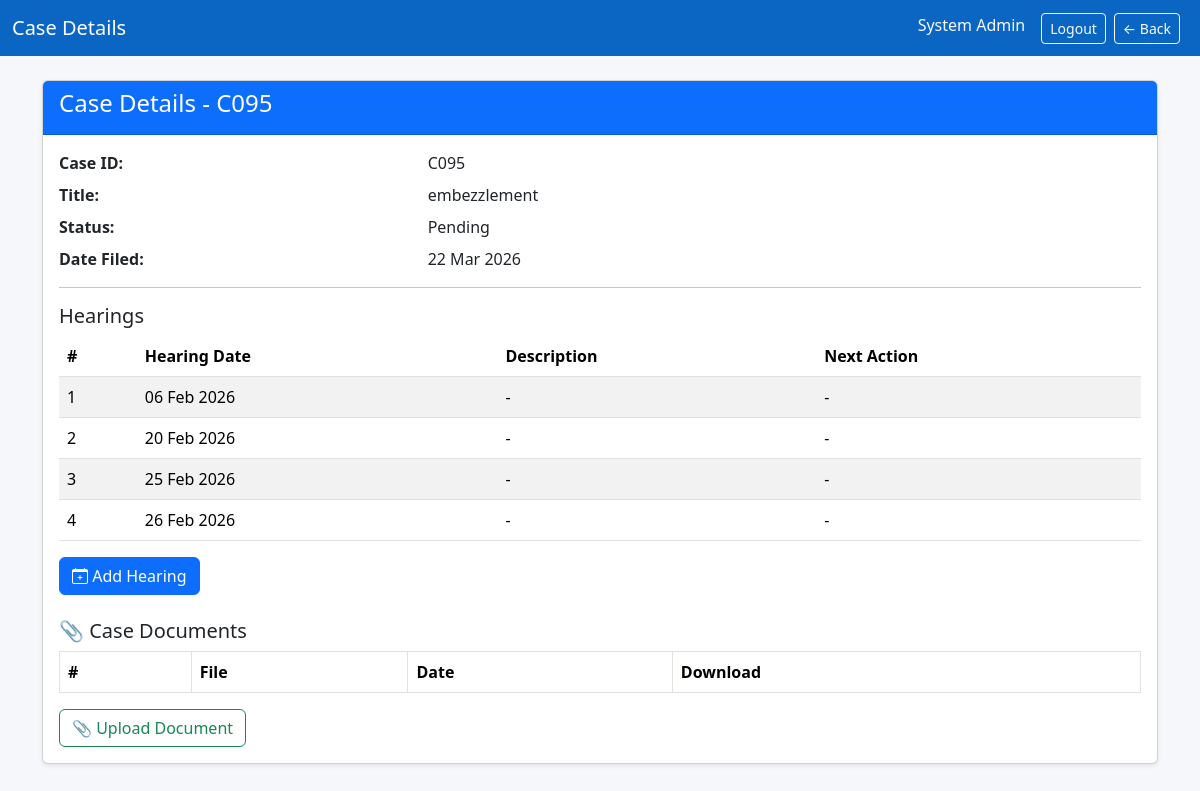
The page /view_case.php?case_id=C095 (signed in) on the database its author committed.
### tables this page shows
CREATE TABLE `cases` (
  `case_id` varchar(10) NOT NULL,
  `title` varchar(255) DEFAULT NULL,
  `date_filed` date DEFAULT NULL,
  `status` enum('Open','Pending','Closed') DEFAULT 'Open',
  `judge_id` int(11) DEFAULT NULL,
  `lawyer_id` int(11) DEFAULT NULL,
  `created_by` int(11) DEFAULT NULL,
  `created_at` timestamp NOT NULL DEFAULT current_timestamp(),
  `updated_at` datetime DEFAULT NULL,
  `judgement_file` varchar(255) DEFAULT NULL
);

CREATE TABLE `hearings` (
  `hearing_id` varchar(10) NOT NULL,
  `case_id` varchar(10) DEFAULT NULL,
  `hearing_date` date DEFAULT NULL,
  `court_name` varchar(100) DEFAULT NULL,
  `created_at` timestamp NOT NULL DEFAULT current_timestamp(),
  `created_by` int(11) DEFAULT NULL
);

### auth_check.php (called while the page is built, shortened)
<?php
function can($action) {
    $role = $_SESSION['user_role'] ?? 'guest';
    $permissions = [
        'add_case'        => ['admin', 'clerk'],
        'edit_case'       => ['admin', 'clerk'],
        'delete_case'     => ['admin'],
        'add_hearing'     => ['admin', 'judge'],
        'add_judgement'   => ['admin', 'judge'],
        'view_case'       => ['admin', 'judge', 'lawyer', 'clerk'],
        'view_hearing'    => ['admin', 'judge', 'lawyer'],
        'view_judgement'  => ['admin', 'judge', 'lawyer'],
        'upload_document' => ['admin', 'judge', 'lawyer'],
        'manage_users'    => ['admin'],
        'export_data'     => ['admin', 'analyst','judge'],
    ];
    return isset($permissions[$action]) && in_array($role, $permissions[$action]);
}
?>

### view_case.php (the view, shortened to what this page needs)
<?php
$backUrl = $_SERVER['HTTP_REFERER'] ?? 'index.php';
require_once("auth_check.php");
require_once("connect.php");
$case_id = mysqli_real_escape_string($conn, $_GET['case_id']);
$query = mysqli_query($conn, "SELECT * FROM cases WHERE case_id='$case_id'");
$case = mysqli_fetch_assoc($query);
$hearingsQuery = mysqli_query($conn, "SELECT * FROM hearings WHERE case_id='$case_id' ORDER BY hearing_date ASC");
?>
<!DOCTYPE html>
<html lang="en">
<head>
    <link href="https://cdn.jsdelivr.net/npm/bootstrap@5.3.2/dist/css/bootstrap.min.css" rel="stylesheet">
</head>
<body style="background: #f5f7fb;">
<nav class="navbar navbar-expand-lg navbar-dark" style="background: #0a66c2;">
    <div class="container-fluid">
        <a class="navbar-brand" href="">Case Details</a>
        <div class="d-flex">
            <span class="text-light me-3"><?php echo htmlspecialchars($_SESSION['user_name']); ?></span>
            <a href="logout.php" class="btn btn-sm btn-outline-light me-2">Logout</a>
            <a href="<?= htmlspecialchars($backUrl) ?>"
                class="btn btn-sm btn-outline-light me-2">
                ← Back
            </a>
        </div>
    </div>
</nav>
<div class="container mt-4">
    <div class="card shadow-sm">
        <div class="card-header bg-primary text-white">
            <h4>Case Details - <?php echo htmlspecialchars($case['case_id']); ?></h4>
        </div>
        <div class="card-body">
            <div class="row mb-2">
                <div class="col-md-4"><strong>Case ID:</strong></div>
                <div class="col-md-8"><?php echo htmlspecialchars($case['case_id']); ?></div>
            </div>
            <div class="row mb-2">
                <div class="col-md-4"><strong>Title:</strong></div>
                <div class="col-md-8"><?php echo htmlspecialchars($case['title']); ?></div>
            </div>
            <div class="row mb-2">
                <div class="col-md-4"><strong>Status:</strong></div>
                <div class="col-md-8"><?php echo htmlspecialchars($case['status']); ?></div>
            </div>
            <div class="row mb-2">
                <div class="col-md-4"><strong>Date Filed:</strong></div>
                <div class="col-md-8"><?php echo date('d M Y', strtotime($case['date_filed'])); ?></div>
            </div>
            <hr>
            <h5>Hearings</h5>
            <?php if (mysqli_num_rows($hearingsQuery) > 0): ?>
                <table class="table table-striped">
                    <thead>
                        <tr>
                            <th>#</th>
                            <th>Hearing Date</th>
                            <th>Description</th>
                            <th>Next Action</th>
                        </tr>
                    </thead>
                    <tbody>
                        <?php $i = 1; while ($hearing = mysqli_fetch_assoc($hearingsQuery)): ?>
                            <tr>
                                <td><?php echo $i++; ?></td>
                                <td><?php echo date('d M Y', strtotime($hearing['hearing_date'])); ?></td>
                                <td><?= htmlspecialchars($hearing['description'] ?? '-') ?></td>
                                <td><?= htmlspecialchars($hearing['next_action'] ?? '-') ?></td>
                            </tr>
                        <?php endwhile; ?>
                    </tbody>
                </table>
            <?php else: ?>
                <div class="alert alert-info">No hearings scheduled for this case yet.</div>
            <?php endif; ?>
            <div class="mt-3">
                    <?php if (
                            in_array($case['status'], ['Open','Pending'])
                            && can('add_hearing')
                        ): ?>
                            <a href="add_hearing.php?case_id=<?= urlencode($case['case_id']) ?>"
                            class="btn btn-primary">
                                <i class="bi bi-calendar-plus"></i> Add Hearing
                              </a>
                    <?php endif; ?>
            </div>
                        <h5 class="mt-4">📎 Case Documents</h5>
            <table class="table table-bordered">
            <tr>
            <th>#</th>
            <th>File</th>
            <th>Date</th>
            <th>Download</th>
            </tr>
            </table>
            <?php if (can('upload_document')): ?>
            <a href="upload_document.php?case_id=<?= urlencode($case_id) ?>&from=view_case"
            class="btn btn-outline-success">
            📎 Upload Document
            </a>
            <?php endif; ?>
        </div>
    </div>
</div>
<link rel="stylesheet" href="https://cdn.jsdelivr.net/npm/bootstrap-icons@1.10.0/font/bootstrap-icons.css">
</body>
</html>

### rows shown on the page
cases: case_id "C095", title "embezzlement", status "Pending", date_filed "22 Mar 2026"
hearings: hearing_date "06 Feb 2026", description "-", next_action "-"
hearings: hearing_date "20 Feb 2026", description "-", next_action "-"
hearings: hearing_date "25 Feb 2026", description "-", next_action "-"
hearings: hearing_date "26 Feb 2026", description "-", next_action "-"

### other values the page prints
$_SESSION['user_name'] "System Admin"
